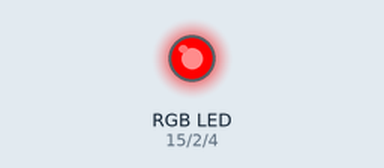
This sketch was run on a simulated ESP32. On the bench: an RGB LED mixed from three pins (HIGH = lit).

Above: at 0.5 s.
At 2.5 s:
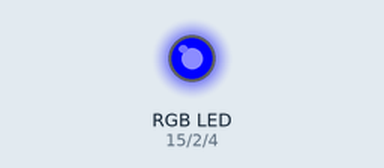
At 3.5 s:
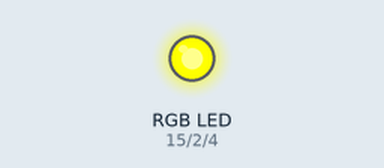
At 4.5 s:
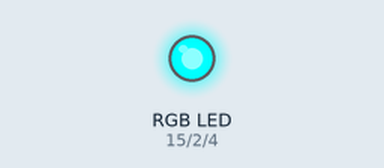
At 6.5 s:
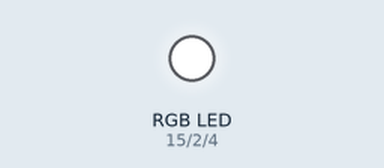
At 9.5 s:
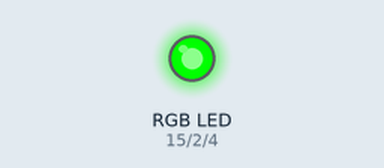
Timing chart, 0 to 10.4 s (numbered marks = the images above):
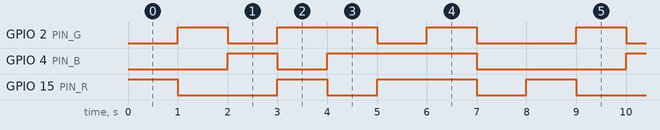

The sketch:

5_LED_RGB_alternando_cores.ino
```cpp
#define PIN_R 15
#define PIN_G 2
#define PIN_B 4

void setup() {
  ledcAttach(PIN_R, 5000, 8);
  ledcAttach(PIN_G, 5000, 8);
  ledcAttach(PIN_B, 5000, 8);
}

void setColor(int r, int g, int b) {
  ledcWrite(PIN_R, r);
  ledcWrite(PIN_G, g);
  ledcWrite(PIN_B, b);
}

void loop() {
  setColor(255, 0, 0);
  delay(1000);

  setColor(0, 255, 0);
  delay(1000);

  setColor(0, 0, 255);
  delay(1000);

  setColor(255, 255, 0);
  delay(1000);

  setColor(0, 255, 255);
  delay(1000);

  setColor(255, 0, 255);
  delay(1000);

  setColor(255, 255, 255);
  delay(1000);

  setColor(0, 0, 0);
  delay(1000);
}
```

Measured:
- by itself, GPIO 2 (PIN_G): repeats every 8.0 s: LOW 1.0 s, HIGH 2.0 s, LOW 1.0 s, HIGH 1.0 s, LOW 2.0 s, HIGH 1.0 s
- by itself, GPIO 4 (PIN_B): repeats every 8.0 s: LOW 1.0 s, HIGH 3.0 s, LOW 3.0 s, HIGH 1.0 s
- by itself, GPIO 15 (PIN_R): repeats every 8.0 s: LOW 2.0 s, HIGH 1.0 s, LOW 1.0 s, HIGH 2.0 s, LOW 1.0 s, HIGH 1.0 s
